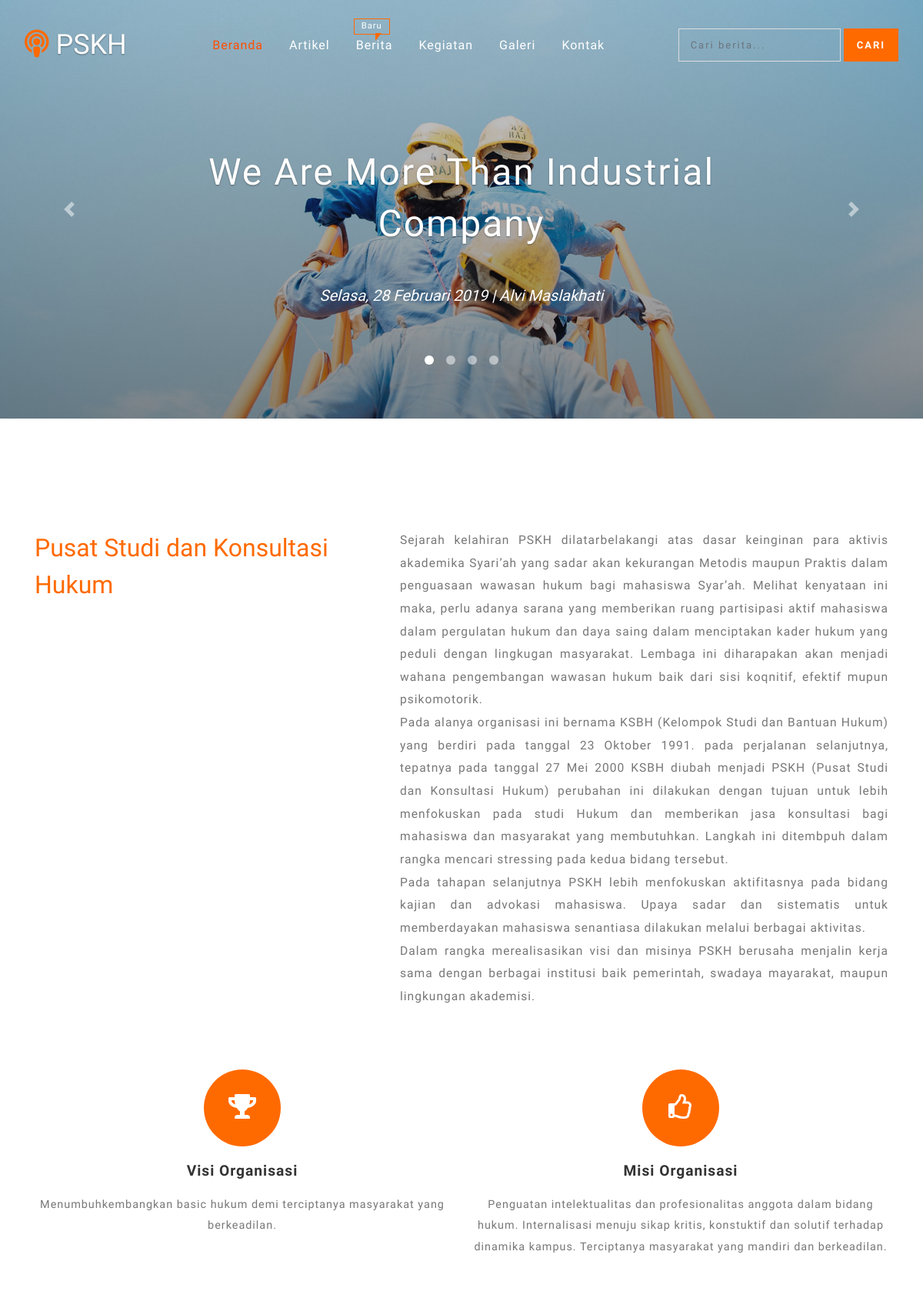
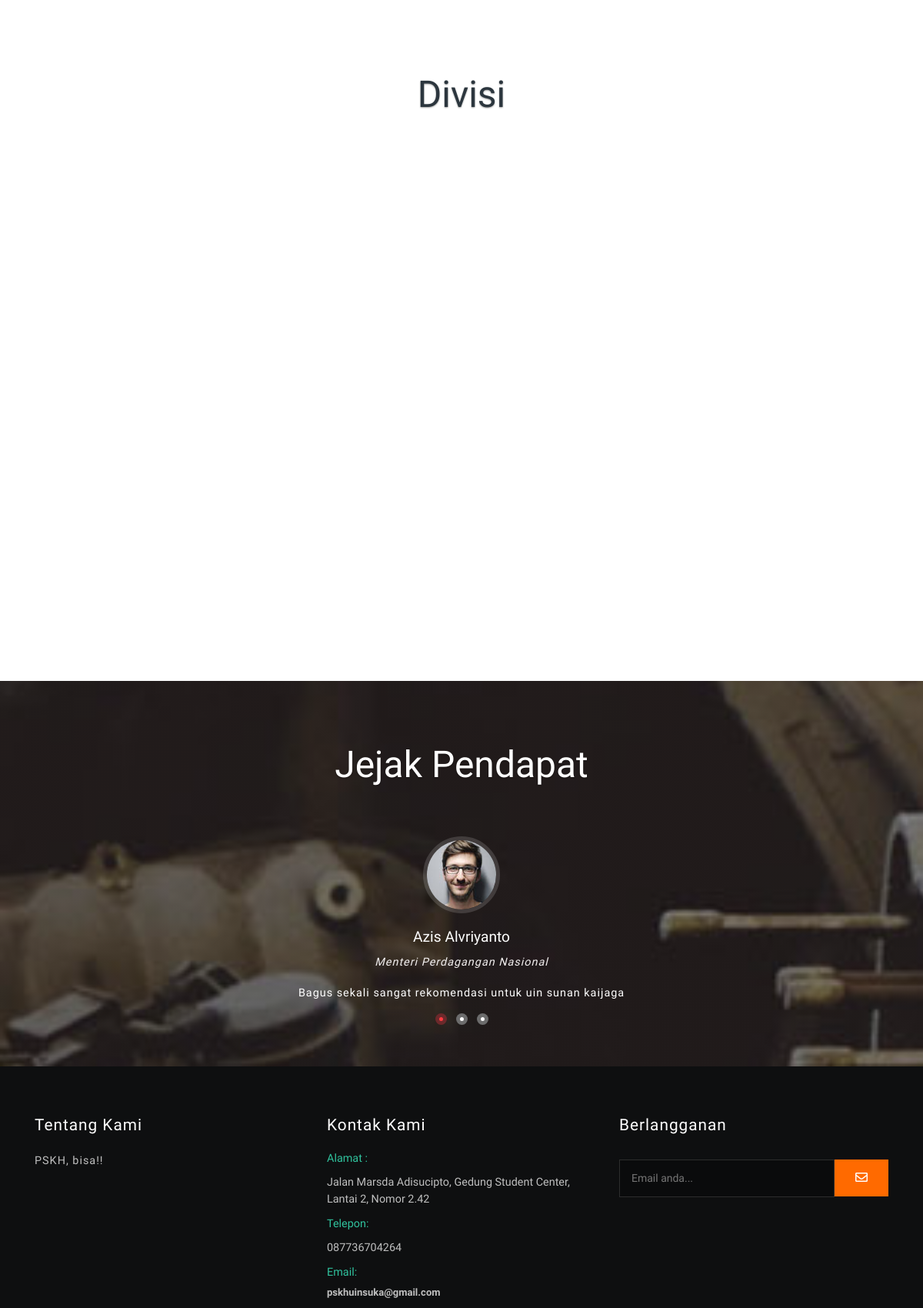
Page /pskhuinsuka.com/index.php (upper part) on the committed database (2 pictures, top to bottom).
### tables this page shows
CREATE TABLE `organisasi` (
  `organisasi_periode` int(2) NOT NULL,
  `organisasi_nama_lengkap` varchar(100) NOT NULL,
  `organisasi_nama_pendek` varchar(50) NOT NULL,
  `organisasi_visi` text NOT NULL,
  `organisasi_misi` text NOT NULL,
  `organisasi_deskripsi` varchar(300) NOT NULL,
  `organisasi_tentang` varchar(200) NOT NULL,
  `organisasi_sejarah` text NOT NULL,
  `organisasi_alamat` varchar(200) NOT NULL,
  `organisasi_email` varchar(100) NOT NULL,
  `organisasi_telepon` varchar(15) NOT NULL,
  `organisasi_facebook` varchar(100) NOT NULL,
  `organisasi_twitter` varchar(100) NOT NULL,
  `organisasi_instagram` varchar(100) NOT NULL,
  `organisasi_youtube` varchar(100) NOT NULL,
  `organisasi_peta` text NOT NULL
);

CREATE TABLE `jpendapat` (
  `jpendapat_id` int(11) NOT NULL,
  `jpendapat_nama` varchar(100) NOT NULL,
  `jpendapat_jabatan` varchar(200) NOT NULL,
  `jpendapat_pendapat` text NOT NULL
);

### pskhuinsuka.com/application/controllers/Umum.php (called while the page is built, shortened)
<?php
class Umum extends CI_Controller {
	public function index() {
		$menu = array(
			"judul" => "Beranda"
		);
		$data		= $this->M_Pendahuluan->umum($menu);
		$divisi = $this->M_Divisi->daftar();
		if ($divisi["status"] === 200) {
			$data = @array_merge($data,
					array(
						"data" => array(
							"divisi" => $divisi["keterangan"],
						)
					)
				);
		}
		$jpendapat = $this->M_JPendapat->daftar();
		if ($divisi["status"] === 200) {
			$data["data"] = @array_merge($data["data"],
					 array(
							"jpendapat" => $jpendapat["keterangan"],
						)
				);
		}
		$this->load->view("umum/beranda", $data);
	}
}

### pskhuinsuka.com/index.php (called while the page is built, shortened)
<?php
require_once BASEPATH.'core/CodeIgniter.php';

### pskhuinsuka.com/application/models/M_Pendahuluan.php (called while the page is built, shortened)
<?php
class M_Pendahuluan extends CI_Model {
    public function umum($menu) {
        $data = array(
            "menu" => array(
                "judul" => $menu["judul"]
            )
        );
        $query = $this->db->select("*")->from("organisasi")->order_by("organisasi_periode", "desc")->get();
        if ($query->num_rows() > 0) {
            $query = $query->row();
            $data = @array_merge($data,
                array(
                    "organisasi" => array(
                        "periode" => $query->organisasi_periode,
                        "nama_lengkap" => $query->organisasi_nama_lengkap,
                        "nama_pendek" => $query->organisasi_nama_pendek,
                        "visi" => $query->organisasi_visi,
                        "misi" => $query->organisasi_misi,
                        "deskripsi" => $query->organisasi_deskripsi,
                        "tentang" => $query->organisasi_tentang,
                        "sejarah" => $query->organisasi_sejarah,
                        "kontak" => array(
                            "alamat" => $query->organisasi_alamat,
                            "email" => $query->organisasi_email,
                            "telepon" => $query->organisasi_telepon,
                            "facebook" => $query->organisasi_facebook,
                            "twitter" => $query->organisasi_twitter,
                            "instagram" => $query->organisasi_instagram,
                            "youtube" => $query->organisasi_youtube,
                            "peta" => $query->organisasi_peta
                        )
                    )
                )
            );
        }
        return $data;
    }
}

### pskhuinsuka.com/application/models/M_Divisi.php (called while the page is built, shortened)
<?php
class M_Divisi extends CI_Model {
    public function daftar()
    {
        $query = $this->db->select("*")->from("divisi")->get();
        if ($query->num_rows() > 0) {
            return array(
                "status" => 200,
                "keterangan" => json_decode(json_encode($query->result()), TRUE)
            );
        }
        else {
            return array(
                "status" => 204,
                "keterangan" => "Daftar divisi tidak ditemukan."
            );
        }
    }
}

### pskhuinsuka.com/application/models/M_JPendapat.php (called while the page is built, shortened)
<?php
class M_JPendapat extends CI_Model {
    public function daftar()
    {
        $query = $this->db->select("*")->from("jpendapat")->get();
        if ($query->num_rows() > 0) {
            return array(
                "status" => 200,
                "keterangan" => json_decode(json_encode($query->result()), TRUE)
            );
        }
        else {
            return array(
                "status" => 204,
                "keterangan" => "Daftar jejak pendapat tidak ditemukan."
            );
        }
    }
}

### pskhuinsuka.com/application/views/umum/beranda.php (the view, shortened to what this page needs)
<!DOCTYPE html>
<html>
<head>
    <?php $this->load->view("umum/_partials/head.php") ?>
</head>
<body>
    <?php $this->load->view("umum/_partials/header.php") ?>
    <div class="banner">
        <div id="carouselExampleIndicators" class="carousel slide" data-ride="carousel">
            <ol class="carousel-indicators">
                <li data-target="#carouselExampleIndicators" data-slide-to="0" class="active"></li>
                <li data-target="#carouselExampleIndicators" data-slide-to="1"></li>
                <li data-target="#carouselExampleIndicators" data-slide-to="2"></li>
                <li data-target="#carouselExampleIndicators" data-slide-to="3"></li>
            </ol>
            <div class="carousel-inner" role="listbox">
                <div class="carousel-item active">
                    <div class="carousel-caption">
                        <h3>We Are More Than Industrial Company</h3>
                        <br><br>
                        <h5>
                            <i>Selasa, 28 Februari 2019 | Alvi Maslakhati</i>
                        </h5>
                    </div>
                </div>
            </div>
            <a class="carousel-control-prev" href="#carouselExampleIndicators" role="button" data-slide="prev">
				<span class="carousel-control-prev-icon" aria-hidden="true"></span>
			</a>
            <a class="carousel-control-next" href="#carouselExampleIndicators" role="button" data-slide="next">
				<span class="carousel-control-next-icon" aria-hidden="true"></span>
			</a>
        </div>
    </div>
    <?php if (
        !empty($organisasi["sejarah"]) && !empty($organisasi["nama_lengkap"])
        && !empty($organisasi["visi"]) && !empty($organisasi["misi"])) { ?>
    <section class="banner-bottom">
        <div class="container">
            <div class="row inner-sec-wthree"><?php if (!empty($organisasi["sejarah"])) { ?>
                <div class="col-lg-5 bt-bottom-info" data-aos="fade-right">
                    <h5><?= $organisasi["nama_lengkap"] ?></h5>
                </div>
                <div class="col-lg-7 bt-bottom-info" data-aos="fade-left">
                    <pre><p><?= $organisasi["sejarah"] ?><p></pre>
                </div>
            </div><?php } if (!empty($organisasi["visi"]) && !empty($organisasi["misi"])) { ?>
            <div class="row inner-sec-wthree">
                <div class="col-lg-6 bottom-sub-grid text-center aos-init aos-animate" data-aos="zoom-in">
                    <div class="bt-icon">
                        <span class="fas fa-trophy"></span>
                    </div>
                    <h4 class="sub-tittle font-weight-bold">Visi Organisasi</h4>
                    <p><?= $organisasi["visi"] ?></p>
                </div>
                <div class="col-lg-6 bottom-sub-grid text-center aos-init aos-animate" data-aos="zoom-in">
                    <div class="bt-icon">
                        <span class="far fa-thumbs-up"></span>
                    </div>
                    <h4 class="sub-tittle font-weight-bold">Misi Organisasi</h4>
                    <p><?= $organisasi["misi"] ?></p>
                </div>
            </div><?php } ?>
        </div>
    </section>
    <? } if (!empty($data["jpendapat"])) { ?>
    <section class="services">
        <div class="container">
            <h3 class="tittle">Divisi</h3>
            <div class="row inner-sec-wthree">
                <div class="col-lg-4 grid_info_main" data-aos="flip-left">
                    <div class="grid_info">
                        <div class="icon_info">
                            <h5><?= $data["divisi"][1]["divisi_keterangan"] ?></h5>
                            <p><?= $data["divisi"][1]["divisi_penjelasan"] ?></p>
                        </div>
                    </div>
                    <div class="grid_info second">
                        <div class="icon_info">
                            <h5><?= $data["divisi"][2]["divisi_keterangan"] ?></h5>
                            <p><?= $data["divisi"][2]["divisi_penjelasan"] ?></p>
                        </div>
                    </div>
                </div>
                <div class="col-lg-4 grid_info_main mid" data-aos="flip-down">
                    <img src="<?= base_url("assets/umum/") ?>images/ab.jpg" class="img-fluid" alt=" ">
                </div>
                <div class="col-lg-4 grid_info_main" data-aos="flip-right">
                    <div class="grid_info">
                        <div class="icon_info">
                            <h5><?= $data["divisi"][3]["divisi_keterangan"] ?></h5>
                            <p><?= $data["divisi"][3]["divisi_penjelasan"] ?></p>
                        </div>
                    </div>
                    <div class="grid_info second">
                        <div class="icon_info">
                            <h5><?= $data["divisi"][4]["divisi_keterangan"] ?></h5>
                            <p><?= $data["divisi"][4]["divisi_penjelasan"] ?></p>
                        </div>
                    </div>
                </div>
            </div>
        </div>
    </section>
    <?php } if (!empty($data["jpendapat"])) { ?>
    <section class="reviews_sec" id="testimonials">
        <h3 class="tittle cen">Jejak Pendapat</h3>
        <div class="inner-sec-wthree">
            <section class="slider">
                <div class="flexslider">
                    <ul class="slides"><?php for ($i=0; $i<count($data["jpendapat"]) ; $i++) { ?>
                        <li>
                            <div class="testimonials_grid">
                                <div class="testimonials_grid-inn">
                                    <img src="<?= base_url("assets/umum/") ?>images/t3.jpg" alt=" " class="img-fluid" />
                                </div>
                                <h3><?= $data["jpendapat"][$i]["jpendapat_nama"] ?></h3>
                                <i><?= $data["jpendapat"][$i]["jpendapat_jabatan"] ?></i>
                                <p><?= $data["jpendapat"][$i]["jpendapat_pendapat"] ?></p>
                            </div>
                        </li> <?php } ?>
                    </ul>
                </div>
            </section>
        </div>
    </section>
    <?php } ?>
    <?php $this->load->view("umum/_partials/footer.php") ?>
</body>
</html>

### pskhuinsuka.com/application/views/umum/_partials/header.php (shortened to what this page needs)
<header>
        <div class="header_top" id="home">
            <nav class="navbar navbar-expand-lg navbar-light">
                <div class="logo text-left">
                    <h1>
                        <a class="navbar-brand" href="<?= base_url() ?>">
                        <i class="fas fa-podcast"></i> <?= $organisasi["nama_pendek"] ?></a>
                    </h1>
                </div>
                <div class="collapse navbar-collapse" id="navbarSupportedContent">
                    <ul class="navbar-nav m-lg-auto text-right">
                        <li class="nav-item<?= $menu["judul"] === "Beranda" ? " active": "" ?>">
                            <a class="nav-link" href="<?= base_url() ?>">
                                Beranda
                            </a>
                        </li>
                        <li class="nav-item<?= $menu["judul"] === "Artikel" ? " active": "" ?>">
                            <a class="nav-link" href="<?= base_url() ?>artikel">Artikel</a>
                        </li>
                        <li class="nav-item<?= $menu["judul"] === "Berita" ? " active": "" ?>">
                            <a class="nav-link tooltip-blog" href="<?= base_url() ?>berita">
                                Berita
                                <span>Baru</span>
                            </a>
                        </li>
                        <li class="nav-item<?= $menu["judul"] === "Kegiatan" ? " active": "" ?>">
                            <a class="nav-link" href="<?= base_url() ?>kegiatan">Kegiatan</a>
                        </li>
                        <li class="nav-item<?= $menu["judul"] === "Galeri" ? " active": "" ?>">
                            <a class="nav-link" href="<?= base_url() ?>galeri">Galeri</a>
                        </li>
                        <li class="nav-item<?= $menu["judul"] === "Kontak" ? " active": "" ?>">
                            <a class="nav-link" href="<?= base_url() ?>kontak">Kontak</a>
                        </li>
                    </ul>
                    <form action="" method="POST" class="form-inline my-2 my-lg-0 search">
                        <input class="form-control mr-sm-1" type="search" placeholder="Cari berita..." name="cari" required>
                        <button class="btn btn-outline-success my-2 my-sm-0" type="submit">Cari</button>
                    </form>
                </div>
            </nav>
        </div>
    </header>

### pskhuinsuka.com/application/views/umum/_partials/footer.php (shortened to what this page needs)
<footer>
        <div class="container">
            <div class="row footer-top-w3layouts">
                <div class="col-lg-4 footer-grid-w3ls" data-aos="zoom-in"><?php
                    if (!empty($organisasi["tentang"])) { ?>
                    <div class="footer-title">
                        <h2>Tentang Kami</h2>
                    </div>
                    <div class="footer-text">
                        <p><?= $organisasi["tentang"] ?></p>
                    </div><?php } ?>
                </div>
                <div class="col-lg-4 footer-grid-w3ls" data-aos="zoom-in"><?php
                    if (!empty($organisasi["kontak"])) { ?>
                    <div class="footer-title">
                        <h3>Kontak Kami</h3>
                    </div>
                    <div class="footer-office-hour"><?php
                        if (!empty($organisasi["kontak"]["alamat"])) { ?>
                        <ul>
                            <li class="hd">Alamat :</li>
                            <li><?= $organisasi["kontak"]["alamat"] ?></li>
                        </ul><?php }
                        if (!empty($organisasi["kontak"]["telepon"])) { ?>
                        <ul>
                            <li class="hd">Telepon:</li>
                            <li><?= $organisasi["kontak"]["telepon"] ?></li>
                        </ul><?php }
                        if (!empty($organisasi["kontak"]["email"])) { ?>
                        <ul>
                            <li class="hd">Email:
                                <a href="mailto:<?= $organisasi["kontak"]["email"] ?>"><?= $organisasi["kontak"]["email"] ?></a>
                            </li>
                        </ul><?php } } ?>
                    </div>
                </div>
                <div class="col-lg-4 footer-grid-w3ls" data-aos="zoom-in">
                    <div class="footer-title">
                        <h3>Berlangganan</h3>
                    </div>
                    <form action="#" method="post" class="newsletter">
                        <input class="email" type="email" placeholder="Email anda..." required="">
                        <button class="btn1">
							<i class="far fa-envelope"></i>
						</button>
                    </form>
                </div>
            </div>
        </div>
    </footer>

### rows in the picture
organisasi: organisasi_nama_pendek "PSKH", organisasi_sejarah "Sejarah kelahiran PSKH dilatarbelakangi atas dasar keinginan para aktivis akademika Syari’ah yang sadar akan kekurangan Metodis maupun Praktis dalam penguasaan wawasan hukum bagi mahasiswa Syar’ah. Melihat kenyataan ini maka, perlu adanya sarana yang memberikan ruang partisipasi aktif mahasiswa dalam pergulatan hukum dan daya saing dalam menciptakan kader hukum yang peduli dengan lingkugan masyarakat. Lembaga ini diharapakan akan menjadi wahana pengembangan wawasan hukum baik dari sisi koqnitif, efektif mupun psikomotorik. Pada alanya organisasi ini bernama KSBH (Kelompok Studi dan Bantuan Hukum) yang berdiri pada tanggal 23 Oktober 1991. pada perjalanan selanjutnya, tepatnya pada tanggal…", organisasi_visi "Menumbuhkembangkan basic hukum demi terciptanya masyarakat yang berkeadilan.", organisasi_misi "Penguatan intelektualitas dan profesionalitas anggota dalam bidang hukum. Internalisasi menuju sikap kritis, konstuktif dan solutif terhadap dinamika kampus. Terciptanya masyarakat yang mandiri dan berkeadilan.", organisasi_tentang "PSKH, bisa!!", organisasi_alamat "Jalan Marsda Adisucipto, Gedung Student Center, Lantai 2, Nomor 2.42", organisasi_telepon "087736704264", organisasi_email "pskhuinsuka@gmail.com"
jpendapat: jpendapat_nama "Azis Alvriyanto", jpendapat_jabatan "Menteri Perdagangan Nasional", jpendapat_pendapat "Bagus sekali sangat rekomendasi untuk uin sunan kaijaga"

### other values in the picture
$organisasi["nama_lengkap"] "Pusat Studi dan Konsultasi Hukum"
